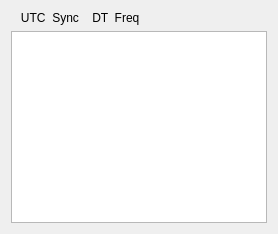
<?xml version="1.0" encoding="UTF-8"?>
<ui version="4.0">
 <class>MessageAveraging</class>
 <widget class="QWidget" name="MessageAveraging">
  <property name="windowTitle">
   <string>Message Averaging</string>
  </property>
  <layout class="QVBoxLayout" name="verticalLayout">
   <item>
    <layout class="QGridLayout" name="gridLayout">
     <item row="0" column="0" colspan="2">
      <widget class="QLabel" name="header_label">
       <property name="text">
        <string>   UTC  Sync    DT  Freq   </string>
       </property>
       <property name="margin">
        <number>3</number>
       </property>
      </widget>
     </item>
     <item row="1" column="0" colspan="2">
      <widget class="QPlainTextEdit" name="msgAvgPlainTextEdit">
       <property name="lineWrapMode">
        <enum>QPlainTextEdit::NoWrap</enum>
       </property>
      </widget>
     </item>
    </layout>
   </item>
  </layout>
 </widget>
 <resources/>
 <connections/>
</ui>
